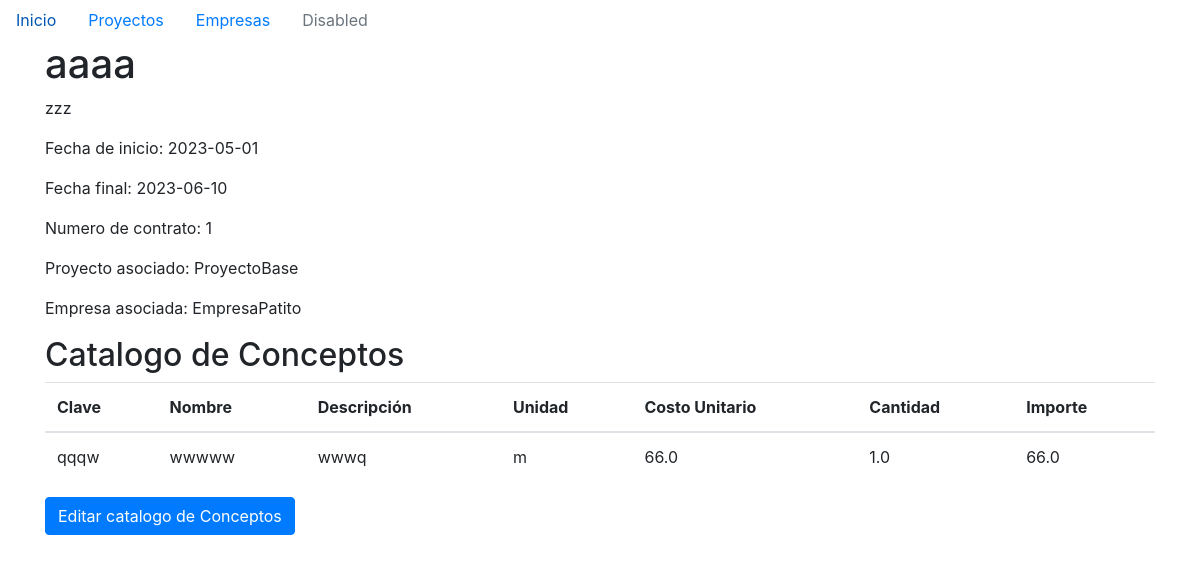
The page /proyecto/detalles/1/frente/1 on the database its author committed.
### models/frente.py (models this page shows)
class Frente(db.Model):
    id = db.Column(db.Integer, primary_key=True)
    nombre = db.Column(db.String(100), nullable=False)
    descripcion = db.Column(db.String(200), nullable=False)
    fecha_inicio = db.Column(db.Date, nullable=False)
    no_contrato = db.Column(db.String(50), nullable=False)
    fecha_final = db.Column(db.Date, nullable=False)
    proyecto_id = db.Column(db.Integer, db.ForeignKey('proyecto.id'), nullable=False)
    proyecto = db.relationship('Proyecto', backref=db.backref('frentes', lazy=True))
    catalogos_relacionados = db.relationship('Catalogo', backref='frente', lazy=True)
    empresa_id = db.Column(db.Integer, db.ForeignKey('empresa.id'), nullable=False)
    empresa = db.relationship('Empresa', backref=db.backref('frentes', lazy=True))

### models/proyecto.py (models this page shows)
class Proyecto(db.Model):
    id = db.Column(db.Integer, primary_key= True, autoincrement=True)
    nombre = db.Column(db.String(100), nullable=False, unique=True)
    descripcion = db.Column(db.String(200))
    fecha_inicio = db.Column(db.Date, nullable=False)
    fecha_final = db.Column(db.Date, nullable=False)

### models/empresa.py (models this page shows)
class Empresa(db.Model):
    id = db.Column(db.Integer, primary_key=True)
    nombre = db.Column(db.String(50), nullable=False)
    razon_social = db.Column(db.String(50), nullable=False)
    rfc = db.Column(db.String(15), nullable=False)
    numero_iva = db.Column(db.String(20), nullable=False)
    cmic= db.Column(db.String(20), nullable=False)

### models/catalogo.py (models this page shows)
class Catalogo(db.Model):
    id = db.Column(db.Integer, primary_key=True)
    clave = db.Column(db.String(50), nullable=False)
    nombre = db.Column(db.String(100), nullable=False)
    descripcion = db.Column(db.String(200), nullable=False)
    unidad = db.Column(db.String(50), nullable=False)
    costo_unitario = db.Column(db.Float, nullable=False)
    cantidad = db.Column(db.Float, nullable=False)
    importe = db.Column(db.Float, nullable=False)
    frente_id = db.Column(db.Integer, db.ForeignKey('frente.id'), nullable=False)

### main.py (the view)
@app.route('/proyecto/detalles/<int:proyecto_id>/frente/<int:frente_id>')
def detalle_frente(proyecto_id, frente_id):
    proyecto = Proyecto.query.get(proyecto_id)
    frente = Frente.query.get(frente_id)
    catalogos = Catalogo.query.filter_by(frente_id=frente_id).all()
    empresa = Empresa.query.get(frente.empresa_id)  # Obtener la empresa asociada al frente
    return render_template('detalle_frente.html', frente=frente, proyecto=proyecto, catalogos=catalogos, empresa=empresa)

### templates/detalle_frente.html (shortened to what this page needs)
{% extends 'base.html' %}
{% block content %}
<h1>{{ frente.nombre }}</h1>
<p>{{ frente.descripcion }}</p>
<p>Fecha de inicio: {{ frente.fecha_inicio }}</p>
<p>Fecha final: {{ frente.fecha_final }}</p>
<p>Numero de contrato: {{ frente.no_contrato}}</p>
<p>Proyecto asociado: {{ frente.proyecto.nombre }}</p>
<p>Empresa asociada: {{ frente.empresa.nombre }}</p>
<h2>Catalogo de Conceptos</h2>
<table class="table">
    <thead>
      <tr>
        <th>Clave</th>
        <th>Nombre</th>
        <th>Descripción</th>
        <th>Unidad</th>
        <th>Costo Unitario</th>
        <th>Cantidad</th>
        <th>Importe</th>
      </tr>
    </thead>
    <tbody>
      {% for concepto in frente.catalogos_relacionados%}
        <tr>
          <td>{{ concepto.clave }}</td>
          <td>{{ concepto.nombre }}</td>
          <td>{{ concepto.descripcion }}</td>
          <td>{{ concepto.unidad }}</td>
          <td>{{ concepto.costo_unitario }}</td>
          <td>{{ concepto.cantidad }}</td>
          <td>{{ concepto.importe }}</td>
        </tr>
      {% endfor %}
    </tbody>
  </table>
<a href="/registro/catalogo/{{frente.id}}" class="btn btn-primary">Editar catalogo de Conceptos</a>
{% endblock %}

### rows shown on the page
Frente: nombre "aaaa", descripcion "zzz", fecha_inicio "2023-05-01", fecha_final "2023-06-10", no_contrato "1"
Proyecto: proyecto.nombre "ProyectoBase"
Empresa: empresa.nombre "EmpresaPatito"
Catalogo: clave "qqqw", nombre "wwwww", descripcion "wwwq", unidad "m", costo_unitario "66.0", cantidad "1.0", importe "66.0"
